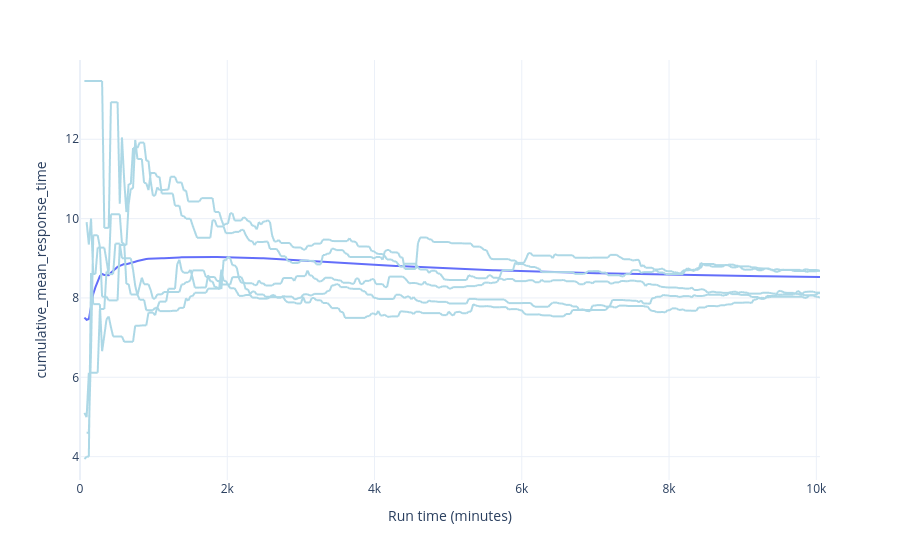

Here is the notebook cell this chart was saved with:
### Markdown cell above
### Example: C1 mean response time

### Code cell
plot_warm_up(audit=audit, metric="response_time", category="C1")

### Figure 1 — Plotly figure (JSON) as saved in the notebook; plotly's stock layout.template omitted (floating-point values rounded to 4 significant figures; data arrays with more than 128 entries replaced by an {"elided": "..."} marker saying what was removed)
{"data": [{"hovertemplate": "run=0<br>time=%{x}<br>value=%{y}<extra></extra>", "legendgroup": "", "line": {"color": "lightblue", "dash": "solid"}, "marker": {"symbol": "circle"}, "mode": "lines", "name": "", "showlegend": false, "type": "scattergl", "x": {"elided": "336 int values"}, "xaxis": "x", "y": {"elided": "336 float values"}, "yaxis": "y"}, {"hovertemplate": "run=1<br>time=%{x}<br>value=%{y}<extra></extra>", "legendgroup": "", "line": {"color": "lightblue", "dash": "solid"}, "marker": {"symbol": "circle"}, "mode": "lines", "name": "", "showlegend": false, "type": "scattergl", "x": {"elided": "336 int values"}, "xaxis": "x", "y": {"elided": "336 float values"}, "yaxis": "y"}, {"hovertemplate": "run=2<br>time=%{x}<br>value=%{y}<extra></extra>", "legendgroup": "", "line": {"color": "lightblue", "dash": "solid"}, "marker": {"symbol": "circle"}, "mode": "lines", "name": "", "showlegend": false, "type": "scattergl", "x": {"elided": "336 int values"}, "xaxis": "x", "y": {"elided": "336 float values"}, "yaxis": "y"}, {"hovertemplate": "run=3<br>time=%{x}<br>value=%{y}<extra></extra>", "legendgroup": "", "line": {"color": "lightblue", "dash": "solid"}, "marker": {"symbol": "circle"}, "mode": "lines", "name": "", "showlegend": false, "type": "scattergl", "x": {"elided": "336 int values"}, "xaxis": "x", "y": {"elided": "336 float values"}, "yaxis": "y"}, {"hovertemplate": "run=4<br>time=%{x}<br>value=%{y}<extra></extra>", "legendgroup": "", "line": {"color": "lightblue", "dash": "solid"}, "marker": {"symbol": "circle"}, "mode": "lines", "name": "", "showlegend": false, "type": "scattergl", "x": {"elided": "336 int values"}, "xaxis": "x", "y": {"elided": "336 float values"}, "yaxis": "y"}, {"hovertemplate": "time=%{x}<br>overall_cumulative=%{y}<extra></extra>", "legendgroup": "", "line": {"color": "#636efa", "dash": "solid"}, "marker": {"symbol": "circle"}, "mode": "lines", "name": "", "orientation": "v", "showlegend": false, "type": "scatter", "x": {"elided": "336 int values"}, "xaxis": "x", "y": {"elided": "336 float values"}, "yaxis": "y"}], "layout": {"legend": {"tracegroupgap": 0}, "margin": {"t": 60}, "xaxis": {"anchor": "y", "domain": [0, 1], "title": {"text": "Run time (minutes)"}}, "yaxis": {"anchor": "x", "domain": [0, 1], "title": {"text": "cumulative_mean_response_time"}}}}
